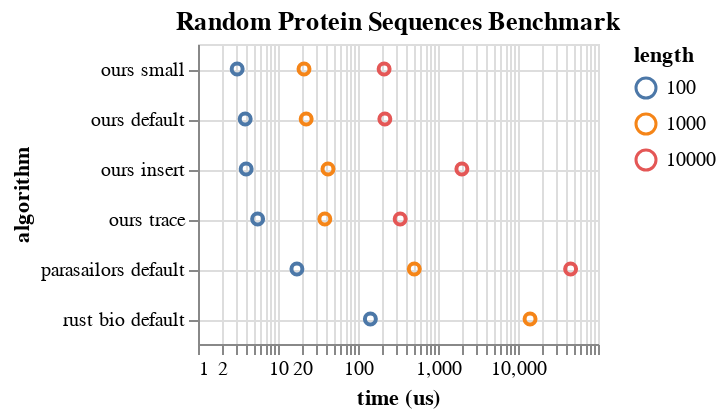

Notebook code cell kept with this figure:
### Code cell
alt.Chart(data, title = "Random Protein Sequences Benchmark").mark_point(opacity = 1).encode(
    x = alt.X("time", axis = alt.Axis(title = "time (us)"), scale = alt.Scale(type = "log")),
    y = alt.Y("algorithm property", axis = alt.Axis(title = "algorithm", grid = True), sort = alt.EncodingSortField(field = "time")),
    color = "length:N"
).transform_filter(
    datum.alphabet == "protein"
).properties(
    width = 200,
    height = 150
)

### Figure 1 — Vega-Lite specification as saved in the notebook (floating-point values rounded to 4 significant figures)
{"config": {"view": {"continuousWidth": 400, "continuousHeight": 300}}, "data": {"name": "data-e8a8c5f8e21954d61e32a5c25357829a"}, "mark": {"type": "point", "opacity": 1}, "encoding": {"color": {"type": "nominal", "field": "length"}, "x": {"type": "quantitative", "axis": {"title": "time (us)"}, "field": "time", "scale": {"type": "log"}}, "y": {"type": "nominal", "axis": {"grid": true, "title": "algorithm"}, "field": "algorithm property", "sort": {"field": "time"}}}, "height": 150, "title": "Random Protein Sequences Benchmark", "transform": [{"filter": "(datum.alphabet === 'protein')"}], "width": 200, "$schema": "https://vega.github.io/schema/vega-lite/v4.8.1.json", "datasets": {"data-e8a8c5f8e21954d61e32a5c25357829a": [{"algorithm": "parasailors", "alphabet": "protein", "k": 1000, "length": 10000, "property": "default", "time": 45440.0, "algorithm property": "parasailors default"}, {"algorithm": "parasailors", "alphabet": "protein", "k": 100, "length": 1000, "property": "default", "time": 505.3, "algorithm property": "parasailors default"}, {"algorithm": "parasailors", "alphabet": "protein", "k": 10, "length": 100, "property": "default", "time": 17.23, "algorithm property": "parasailors default"}, {"algorithm": "rust bio", "alphabet": "protein", "k": 100, "length": 1000, "property": "default", "time": 14150.0, "algorithm property": "rust bio default"}, {"algorithm": "rust bio", "alphabet": "protein", "k": 10, "length": 100, "property": "default", "time": 142.8, "algorithm property": "rust bio default"}, {"algorithm": "ours", "alphabet": "protein", "k": 1000, "length": 10000, "property": "default", "time": 216.6, "algorithm property": "ours default"}, {"algorithm": "ours", "alphabet": "protein", "k": 1000, "length": 10000, "property": "insert", "time": 1988.0, "algorithm property": "ours insert"}, {"algorithm": "ours", "alphabet": "protein", "k": 1000, "length": 10000, "property": "small", "time": 212.0, "algorithm property": "ours small"}, {"algorithm": "ours", "alphabet": "protein", "k": 1000, "length": 10000, "property": "trace", "time": 336.7, "algorithm property": "ours trace"}, {"algorithm": "ours", "alphabet": "protein", "k": 100, "length": 1000, "property": "default", "time": 22.5, "algorithm property": "ours default"}, {"algorithm": "ours", "alphabet": "protein", "k": 100, "length": 1000, "property": "insert", "time": 42.17, "algorithm property": "ours insert"}, {"algorithm": "ours", "alphabet": "protein", "k": 100, "length": 1000, "property": "small", "time": 21.13, "algorithm property": "ours small"}, {"algorithm": "ours", "alphabet": "protein", "k": 100, "length": 1000, "property": "trace", "time": 38.47, "algorithm property": "ours trace"}, {"algorithm": "ours", "alphabet": "protein", "k": 10, "length": 100, "property": "default", "time": 3.889, "algorithm property": "ours default"}, {"algorithm": "ours", "alphabet": "protein", "k": 10, "length": 100, "property": "insert", "time": 3.999, "algorithm property": "ours insert"}, {"algorithm": "ours", "alphabet": "protein", "k": 10, "length": 100, "property": "small", "time": 3.087, "algorithm property": "ours small"}, {"algorithm": "ours", "alphabet": "protein", "k": 10, "length": 100, "property": "trace", "time": 5.566, "algorithm property": "ours trace"}, {"algorithm": "ours", "alphabet": "nucleotide", "k": 1000, "length": 10000, "property": "default", "time": 211.6, "algorithm property": "ours default"}, {"algorithm": "ours", "alphabet": "nucleotide", "k": 100, "length": 1000, "property": "default", "time": 21.57, "algorithm property": "ours default"}, {"algorithm": "triple accel", "alphabet": "nucleotide", "k": 1000, "length": 10000, "property": "default", "time": 6927.0, "algorithm property": "triple accel default"}, {"algorithm": "triple accel", "alphabet": "nucleotide", "k": 100, "length": 1000, "property": "default", "time": 22.15, "algorithm property": "triple accel default"}]}}
